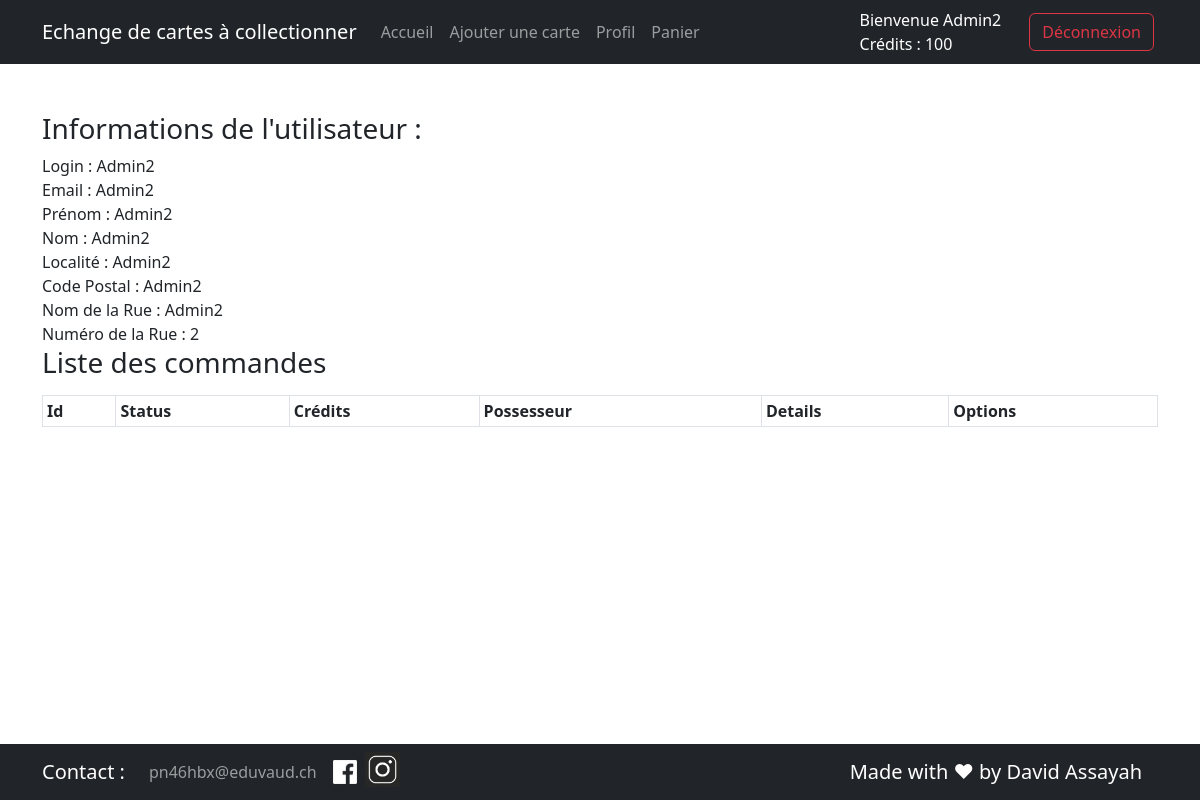
The page /userProfile.php?idUser=6 (signed in) on the database its author committed.
### tables this page shows
CREATE TABLE `t_user` (
  `idUser` int NOT NULL,
  `useLogin` varchar(120) NOT NULL,
  `useEmail` varchar(120) NOT NULL,
  `useFirstName` varchar(120) NOT NULL,
  `useLastName` varchar(120) NOT NULL,
  `useLocality` varchar(120) NOT NULL,
  `usePostalCode` varchar(10) NOT NULL,
  `useStreetName` varchar(255) NOT NULL,
  `useStreetNumber` varchar(10) NOT NULL,
  `usePassword` varchar(64) NOT NULL,
  `useCredits` int UNSIGNED NOT NULL DEFAULT '100',
  `useRole` enum('user','admin') NOT NULL DEFAULT 'user'
);

### config.php (called while the page is built)
<?php
$configs = array(
    'db'      => "mysql",
    'host'    => "localhost",
    'port'    => "6033",
    'dbname'  => "echangeDeCartesACollectionner",
    'charset' => "utf8",
    'user'    => 'root',
);
$configs["dns"] =
$configs["db"] .
":host=" . $configs["host"] .
";dbname=" . $configs["dbname"] .
";charset=" . $configs["charset"] .
";port=" . $configs["port"];
return $configs;

### src/database.php (called while the page is built, shortened)
<?php
class Database
{
    private static $instance = null;
    private $connector;
    private function __construct()
    {
        include(__DIR__ . "/utils.php");
        $configs = include(__DIR__ . "/../config.php");
        try {
            $this->connector = new PDO(
                $configs['dns'],
                $configs['user'],
                getPassword()
            );
        } catch (PDOException $e) {
            die('Erreur : ' . $e->getMessage());
        }
    }
    public static function getInstance()
    {
        if (self::$instance == null) {
            self::$instance = new self();
        }
        return self::$instance;
    }
    private function queryPrepareExecute($query, $binds)
    {
        $req = $this->connector->prepare($query);
        foreach ($binds as $bind => $value) {
            $req->bindValue($bind, $value);
        };
        $req->execute();
        return $req;
    }
    private function formatData($req)
    {
        return $req->fetchALL(PDO::FETCH_ASSOC);
    }
    public function getOneUser($id)
    {
        $query = "SELECT * FROM t_user WHERE idUser = :id";
        $bind = array('id' => $id);
        $req = $this->queryPrepareExecute($query, $bind);
        $OneUser = $this->formatData($req);
        return $OneUser[0];
    }
}

### src/utils.php (called while the page is built)
<?php
function getPassword()
{
    $readJSONFile = file_get_contents(__DIR__ . "/../secrets.json");
    $array = json_decode($readJSONFile, TRUE);
    return $array["password"];
}

### src/userProfile.php (the view, shortened to what this page needs)
<?php
include("header.php");
$OneUser = $db->getOneUser($_GET["idUser"]);
?>
<!DOCTYPE html>
<html lang="fr">
<head>
    <link href="./css/style.css" rel="stylesheet">
    <link href="https://cdn.jsdelivr.net/npm/bootstrap@5.3.0-alpha3/dist/css/bootstrap.min.css" rel="stylesheet">
    <link rel="stylesheet" href="https://cdn.datatables.net/1.13.4/css/jquery.dataTables.css" />
</head>
<body>
    <fieldset class="mb-3 mt-5">
        <div class="container">
            <div class="user-body">
                <h3>Informations de l'utilisateur : </h3>
                <?php echo
                "Login : " . $OneUser["useLogin"] . "<br>" .
                    "Email : " . $OneUser["useEmail"] . "<br>" .
                    "Prénom : " . $OneUser["useFirstName"] . "<br>" .
                    "Nom : " . $OneUser["useLastName"] . "<br>" .
                    "Localité : " . $OneUser["useLocality"] . "<br>" .
                    "Code Postal : " . $OneUser["usePostalCode"] . "<br>" .
                    "Nom de la Rue : " . $OneUser["useStreetName"] . "<br>" .
                    "Numéro de la Rue : " . $OneUser["useStreetNumber"] . "<br>"
                ?>
                <h3 class="mb-3">Liste des commandes</h3>
                <table id="sortTable" class="table table-striped table-bordered table-sm" cellspacing="0" width="100%">
                    <thead>
                        <tr>
                            <th class="th-sm">
                                Id
                            </th>
                            <th class="th-sm">
                                Status
                            </th>
                            <th class="th-sm">
                                Crédits
                            </th>
                            <th class="th-sm">
                                Possesseur
                            </th>
                            <th class="th-sm">
                                Details
                            </th>
                            <th class="th-sm">
                                Options
                            </th>
                        </tr>
                    </thead>
                </table>
            </div>
        </div>
    </fieldset>
</body>
</html>
<?php include("footer.php"); ?>

### src/css/style.css (style rules this page uses)
table { width: 100%; border-collapse: collapse; text-align: left; }
th, td { padding: 1vw; border-bottom: #ddd solid 1px; }

### rows shown on the page
t_user: useLogin "Admin2", useEmail "Admin2", useFirstName "Admin2", useLastName "Admin2", useLocality "Admin2", usePostalCode "Admin2", useStreetName "Admin2", useStreetNumber "2"

### other values the page prints
$_SESSION['useLogin'] "Admin2"
$_SESSION['useCredits'] "100"
